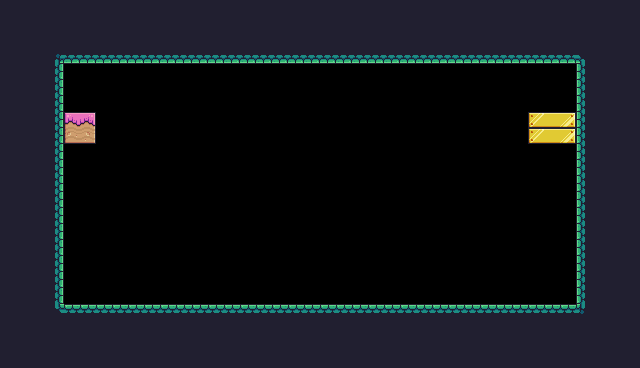

The image is a tile-based game level rendered from a .tmx file. Its description and source (layers, tilesets, objects; grid data summarised) follow:
An orthogonal 40x23 tile map with 16x16 px tiles, 1 tile layer (Background) and 51 objects (32x Spikes, 8x Fruits, 3x Platform, Checkpoint, Player).

<map version="1.10" tiledversion="1.11.1" orientation="orthogonal" renderorder="right-down" width="40" height="23" tilewidth="16" tileheight="16" infinite="0" nextlayerid="4" nextobjectid="95">
 <tileset firstgid="1" source="PixelAdventure.tsx" />
 <layer id="1" name="Background" width="40" height="23">
  <data>[920 cells, 659 non-empty, 17 distinct tile ids]</data>
 </layer>
 <objectgroup id="2" name="SpawnPoints" class="SpawnPoints">
  <object id="41" name="Checkpoint" type="Checkpoint" x="512" y="48" width="64" height="64" />
  <object id="48" name="Spikes" type="Spikes" x="96" y="288" width="16" height="16">
   <properties>
    <property name="isUpSideDown" type="bool" value="false" />
   </properties>
  </object>
  <object id="49" name="Spikes" type="Spikes" x="64" y="288" width="16" height="16">
   <properties>
    <property name="isUpSideDown" type="bool" value="false" />
   </properties>
  </object>
  <object id="50" name="Spikes" type="Spikes" x="80" y="288" width="16" height="16">
   <properties>
    <property name="isUpSideDown" type="bool" value="false" />
   </properties>
  </object>
  <object id="51" name="Spikes" type="Spikes" x="112" y="288" width="16" height="16">
   <properties>
    <property name="isUpSideDown" type="bool" value="false" />
   </properties>
  </object>
  <object id="52" name="Spikes" type="Spikes" x="128" y="288" width="16" height="16">
   <properties>
    <property name="isUpSideDown" type="bool" value="false" />
   </properties>
  </object>
  <object id="53" name="Spikes" type="Spikes" x="144" y="288" width="16" height="16">
   <properties>
    <property name="isUpSideDown" type="bool" value="false" />
   </properties>
  </object>
  <object id="54" name="Spikes" type="Spikes" x="160" y="288" width="16" height="16">
   <properties>
    <property name="isUpSideDown" type="bool" value="false" />
   </properties>
  </object>
  <object id="55" name="Spikes" type="Spikes" x="176" y="288" width="16" height="16">
   <properties>
    <property name="isUpSideDown" type="bool" value="false" />
   </properties>
  </object>
  <object id="56" name="Spikes" type="Spikes" x="192" y="288" width="16" height="16">
   <properties>
    <property name="isUpSideDown" type="bool" value="false" />
   </properties>
  </object>
  <object id="57" name="Spikes" type="Spikes" x="208" y="288" width="16" height="16">
   <properties>
    <property name="isUpSideDown" type="bool" value="false" />
   </properties>
  </object>
  <object id="58" name="Spikes" type="Spikes" x="224" y="288" width="16" height="16">
   <properties>
    <property name="isUpSideDown" type="bool" value="false" />
   </properties>
  </object>
  <object id="59" name="Spikes" type="Spikes" x="240" y="288" width="16" height="16">
   <properties>
    <property name="isUpSideDown" type="bool" value="false" />
   </properties>
  </object>
  <object id="60" name="Spikes" type="Spikes" x="256" y="288" width="16" height="16">
   <properties>
    <property name="isUpSideDown" type="bool" value="false" />
   </properties>
  </object>
  <object id="61" name="Spikes" type="Spikes" x="272" y="288" width="16" height="16">
   <properties>
    <property name="isUpSideDown" type="bool" value="false" />
   </properties>
  </object>
  <object id="62" name="Spikes" type="Spikes" x="288" y="288" width="16" height="16">
   <properties>
    <property name="isUpSideDown" type="bool" value="false" />
   </properties>
  </object>
  <object id="63" name="Spikes" type="Spikes" x="304" y="288" width="16" height="16">
   <properties>
    <property name="isUpSideDown" type="bool" value="false" />
   </properties>
  </object>
  <object id="64" name="Spikes" type="Spikes" x="320" y="288" width="16" height="16">
   <properties>
    <property name="isUpSideDown" type="bool" value="false" />
   </properties>
  </object>
  <object id="65" name="Spikes" type="Spikes" x="336" y="288" width="16" height="16">
   <properties>
    <property name="isUpSideDown" type="bool" value="false" />
   </properties>
  </object>
  <object id="66" name="Spikes" type="Spikes" x="352" y="288" width="16" height="16">
   <properties>
    <property name="isUpSideDown" type="bool" value="false" />
   </properties>
  </object>
  <object id="67" name="Spikes" type="Spikes" x="368" y="288" width="16" height="16">
   <properties>
    <property name="isUpSideDown" type="bool" value="false" />
   </properties>
  </object>
  <object id="68" name="Spikes" type="Spikes" x="384" y="288" width="16" height="16">
   <properties>
    <property name="isUpSideDown" type="bool" value="false" />
   </properties>
  </object>
  <object id="69" name="Spikes" type="Spikes" x="400" y="288" width="16" height="16">
   <properties>
    <property name="isUpSideDown" type="bool" value="false" />
   </properties>
  </object>
  <object id="70" name="Spikes" type="Spikes" x="416" y="288" width="16" height="16">
   <properties>
    <property name="isUpSideDown" type="bool" value="false" />
   </properties>
  </object>
  <object id="71" name="Spikes" type="Spikes" x="432" y="288" width="16" height="16">
   <properties>
    <property name="isUpSideDown" type="bool" value="false" />
   </properties>
  </object>
  <object id="72" name="Spikes" type="Spikes" x="448" y="288" width="16" height="16">
   <properties>
    <property name="isUpSideDown" type="bool" value="false" />
   </properties>
  </object>
  <object id="73" name="Spikes" type="Spikes" x="464" y="288" width="16" height="16">
   <properties>
    <property name="isUpSideDown" type="bool" value="false" />
   </properties>
  </object>
  </objectgroup>
 <objectgroup id="3" name="Collisions">
  <!-- 6 objects omitted --></objectgroup>
</map>
<!-- 24 of 51 objects omitted -->
